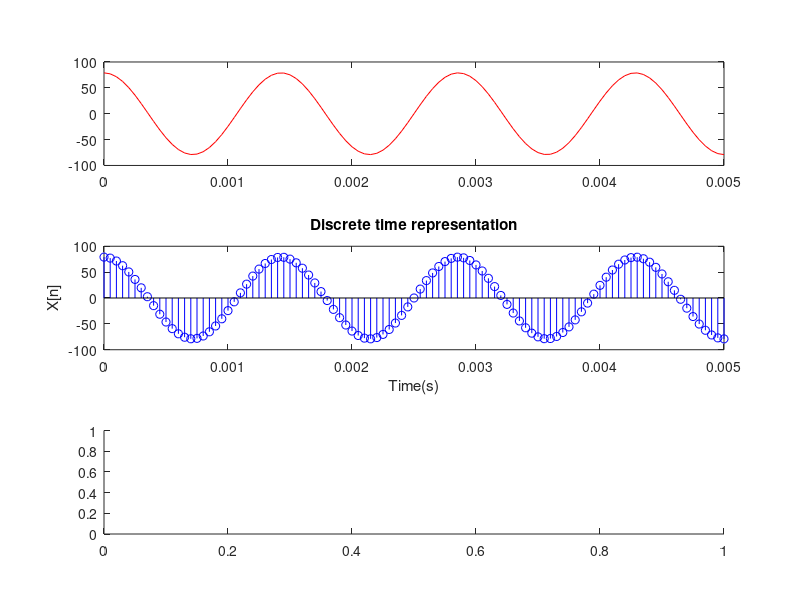

MATLAB code to generate this figure: (Note: this script raises an error after producing the figure.)
clc;
clear all;
pkg load communications;

A1=79;
A2=17;
CDE=393;
fs=20000;
t=0:1/fs:0.005;
x1=A1*cos(2*pi*(393*100)*t);
n=4;
x=3.2; %given voltage
L=(2^n)-1  %show levels
delta= (max(x1)-min(x1))/L  %show step size
xq=min(x1)+(round((x-min(x1))/delta)).*delta

subplot(3,1,1)
plot(t,x1,'r');

subplot(3,1,2);
stem(t,x1,'b');% plot of discrete time signal
title('Discrete time representation')
xlabel('Time(s)')
ylabel('X[n]')

subplot(3,1,3);
stairs(t,xq,'r'); %the quantized output
title('Quantized Signal') 
xlabel('Time')
ylabel('Amplitude')